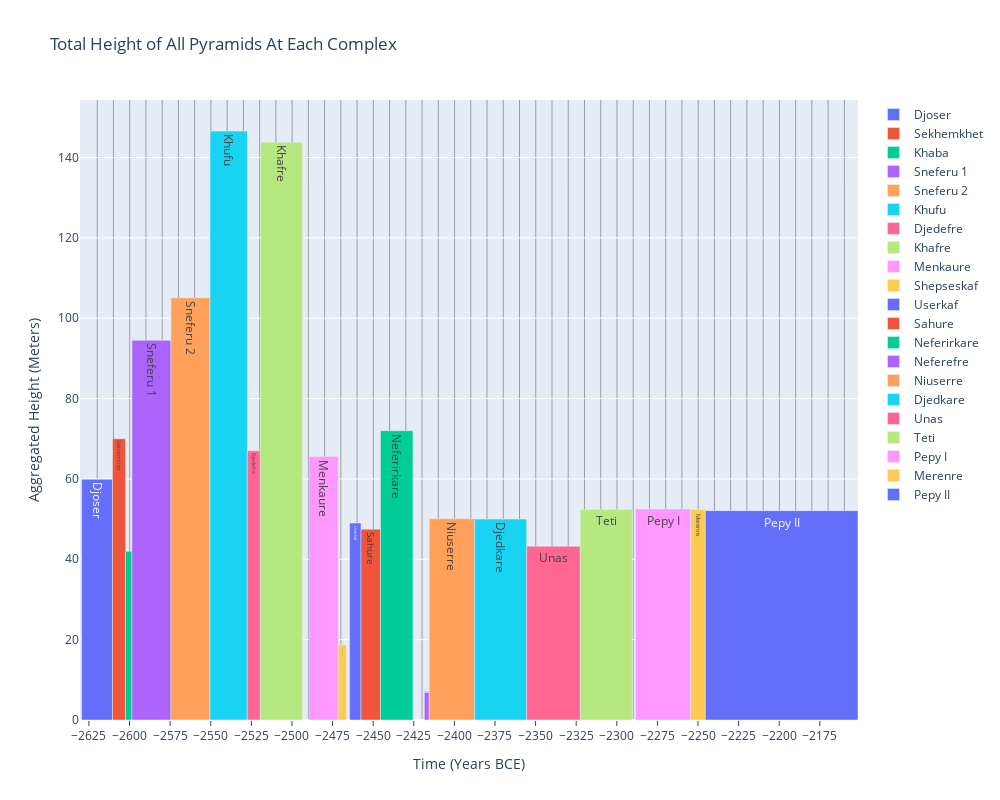

This figure's notebook cell:
### Code cell
import plotly.graph_objects as go

# Get the groups with relevant data
com_heights = tl.groupby(['pyramid_complex', 'start_of_reign', 'end_of_reign', 'length_of_reign'], sort=False, as_index=False)['height'].sum()
com_heights['start_of_reign'] = -com_heights['start_of_reign']
com_heights['end_of_reign'] = -com_heights['end_of_reign']

# Select random colors for each complex
# String below copied from the output of an error, which listed valid CSS colors
colors = 'aliceblue, antiquewhite, aqua, aquamarine, azure, beige, bisque, black, blanchedalmond, blue, blueviolet, brown, burlywood, cadetblue, chartreuse, chocolate, coral, cornflowerblue, cornsilk, crimson, cyan, darkblue, darkcyan, darkgoldenrod, darkgray, darkgrey, darkgreen, darkkhaki, darkmagenta, darkolivegreen, darkorange, darkorchid, darkred, darksalmon, darkseagreen, darkslateblue, darkslategray, darkslategrey, darkturquoise, darkviolet, deeppink, deepskyblue, dimgray, dimgrey, dodgerblue, firebrick, floralwhite, forestgreen, fuchsia, gainsboro, ghostwhite, gold, goldenrod, gray, grey, green, greenyellow, honeydew, hotpink, indianred, indigo, ivory, khaki, lavender, lavenderblush, lawngreen, lemonchiffon, lightblue, lightcoral, lightcyan, lightgoldenrodyellow, lightgray, lightgrey, lightgreen, lightpink, lightsalmon, lightseagreen, lightskyblue, lightslategray, lightslategrey, lightsteelblue, lightyellow, lime, limegreen, linen, magenta, maroon, mediumaquamarine, mediumblue, mediumorchid, mediumpurple, mediumseagreen, mediumslateblue, mediumspringgreen, mediumturquoise, mediumvioletred, midnightblue, mintcream, mistyrose, moccasin, navajowhite, navy, oldlace, olive, olivedrab, orange, orangered, orchid, palegoldenrod, palegreen, paleturquoise, palevioletred, papayawhip, peachpuff, peru, pink, plum, powderblue, purple, red, rosybrown, royalblue, rebeccapurple, saddlebrown, salmon, sandybrown, seagreen, seashell, sienna, silver, skyblue, slateblue, slategray, slategrey, snow, springgreen, steelblue, tan, teal, thistle, tomato, turquoise, violet, wheat, white, whitesmoke, yellow, yellowgreen'.split(', ')
choices = np.random.default_rng().choice(len(colors), len(com_heights), replace=False)

# Create figure
figure = go.Figure()
'''
# This adds the bars in a single trace, which doesn't work well with the legend, which
# expects a trace for each bar.
figure.add_trace(
    go.Bar(
        x=com_heights['start_of_reign'],
        y=com_heights['height'],
        width=com_heights['length_of_reign'],
        text=com_heights['pyramid_complex'],
        offset=0.5,
        marker=dict(
            color=choices,
            colorscale=colors
        )
    )
)'''

# Add each bar individually as a trace
for complex, start, end, reign, height in com_heights.values:
    figure.add_trace(
        go.Bar(
            x=[start],
            y=[height],
            width=[reign],
            text=[complex],
            name=complex,
            offset=0.5,
            customdata=[complex, start, end, reign, height],
            hovertemplate='<br>'.join([
                'Pyramid Complex: %{customdata[0]}',
                'Reign: %{customdata[1]} - %{customdata[2]} BCE',
                'Length of Reign: %{customdata[3]} Years',
                'Agg. Height: %{customdata[4]} m',
                '<extra></extra>'
            ])
        )
    )
figure.update_xaxes(
    title_text='Time (Years BCE)',
    minor={'showgrid': True, 'dtick': 10, 'tick0': 0.1})
figure.update_yaxes(title_text='Aggregated Height (Meters)')
figure.update_layout(
    autosize=False,
    width=1000,
    height=800,
    title={'text': 'Total Height of All Pyramids At Each Complex'},
    xaxis={
        'tickvals': [i for i in range(-2700, -2100, 25)],
        'tickmode': 'array',
        'showticklabels': True,
        'ticks': 'outside',
        'ticklen': 5
    }
)
figure.show()

# NOTE: Sneferu 3 missing due to absence of start and end values (I think), and 
# not included after the fact because the bar would overlap with Sneferu 2. Figure 
# out a way to resolve this issue (combine all Sneferus?)

# NOTE: They want to see Ibi on this timeline, however his start and end are not listed, so
# he cannot be placed anywhere

# NOTE: Nebka also missing because there is no height listed for his pyramid

### Figure 1 — Plotly figure (JSON) as saved in the notebook; plotly's stock layout.template omitted (floating-point values rounded to 4 significant figures)
{"data": [{"customdata": ["Djoser", -2630, -2611, 19, 59.9], "hovertemplate": "Pyramid Complex: %{customdata[0]}<br>Reign: %{customdata[1]} - %{customdata[2]} BCE<br>Length of Reign: %{customdata[3]} Years<br>Agg. Height: %{customdata[4]} m<br><extra></extra>", "name": "Djoser", "offset": 0.5, "text": ["Djoser"], "type": "bar", "width": [19], "x": [-2630], "y": [59.9]}, {"customdata": ["Sekhemkhet", -2611, -2603, 8, 70], "hovertemplate": "Pyramid Complex: %{customdata[0]}<br>Reign: %{customdata[1]} - %{customdata[2]} BCE<br>Length of Reign: %{customdata[3]} Years<br>Agg. Height: %{customdata[4]} m<br><extra></extra>", "name": "Sekhemkhet", "offset": 0.5, "text": ["Sekhemkhet"], "type": "bar", "width": [8], "x": [-2611], "y": [70]}, {"customdata": ["Khaba", -2603, -2599, 4, 42], "hovertemplate": "Pyramid Complex: %{customdata[0]}<br>Reign: %{customdata[1]} - %{customdata[2]} BCE<br>Length of Reign: %{customdata[3]} Years<br>Agg. Height: %{customdata[4]} m<br><extra></extra>", "name": "Khaba", "offset": 0.5, "text": ["Khaba"], "type": "bar", "width": [4], "x": [-2603], "y": [42]}, {"customdata": ["Sneferu 1", -2599, -2575, 24, 94.5], "hovertemplate": "Pyramid Complex: %{customdata[0]}<br>Reign: %{customdata[1]} - %{customdata[2]} BCE<br>Length of Reign: %{customdata[3]} Years<br>Agg. Height: %{customdata[4]} m<br><extra></extra>", "name": "Sneferu 1", "offset": 0.5, "text": ["Sneferu 1"], "type": "bar", "width": [24], "x": [-2599], "y": [94.5]}, {"customdata": ["Sneferu 2", -2575, -2551, 24, 105.1], "hovertemplate": "Pyramid Complex: %{customdata[0]}<br>Reign: %{customdata[1]} - %{customdata[2]} BCE<br>Length of Reign: %{customdata[3]} Years<br>Agg. Height: %{customdata[4]} m<br><extra></extra>", "name": "Sneferu 2", "offset": 0.5, "text": ["Sneferu 2"], "type": "bar", "width": [24], "x": [-2575], "y": [105.1]}, {"customdata": ["Khufu", -2551, -2528, 23, 146.6], "hovertemplate": "Pyramid Complex: %{customdata[0]}<br>Reign: %{customdata[1]} - %{customdata[2]} BCE<br>Length of Reign: %{customdata[3]} Years<br>Agg. Height: %{customdata[4]} m<br><extra></extra>", "name": "Khufu", "offset": 0.5, "text": ["Khufu"], "type": "bar", "width": [23], "x": [-2551], "y": [146.6]}, {"customdata": ["Djedefre", -2528, -2520, 8, 67], "hovertemplate": "Pyramid Complex: %{customdata[0]}<br>Reign: %{customdata[1]} - %{customdata[2]} BCE<br>Length of Reign: %{customdata[3]} Years<br>Agg. Height: %{customdata[4]} m<br><extra></extra>", "name": "Djedefre", "offset": 0.5, "text": ["Djedefre"], "type": "bar", "width": [8], "x": [-2528], "y": [67]}, {"customdata": ["Khafre", -2520, -2494, 26, 143.8], "hovertemplate": "Pyramid Complex: %{customdata[0]}<br>Reign: %{customdata[1]} - %{customdata[2]} BCE<br>Length of Reign: %{customdata[3]} Years<br>Agg. Height: %{customdata[4]} m<br><extra></extra>", "name": "Khafre", "offset": 0.5, "text": ["Khafre"], "type": "bar", "width": [26], "x": [-2520], "y": [143.8]}, {"customdata": ["Menkaure", -2490, -2472, 18, 65.55], "hovertemplate": "Pyramid Complex: %{customdata[0]}<br>Reign: %{customdata[1]} - %{customdata[2]} BCE<br>Length of Reign: %{customdata[3]} Years<br>Agg. Height: %{customdata[4]} m<br><extra></extra>", "name": "Menkaure", "offset": 0.5, "text": ["Menkaure"], "type": "bar", "width": [18], "x": [-2490], "y": [65.55]}, {"customdata": ["Shepseskaf", -2472, -2467, 5, 18.7], "hovertemplate": "Pyramid Complex: %{customdata[0]}<br>Reign: %{customdata[1]} - %{customdata[2]} BCE<br>Length of Reign: %{customdata[3]} Years<br>Agg. Height: %{customdata[4]} m<br><extra></extra>", "name": "Shepseskaf", "offset": 0.5, "text": ["Shepseskaf"], "type": "bar", "width": [5], "x": [-2472], "y": [18.7]}, {"customdata": ["Userkaf", -2465, -2458, 7, 49], "hovertemplate": "Pyramid Complex: %{customdata[0]}<br>Reign: %{customdata[1]} - %{customdata[2]} BCE<br>Length of Reign: %{customdata[3]} Years<br>Agg. Height: %{customdata[4]} m<br><extra></extra>", "name": "Userkaf", "offset": 0.5, "text": ["Userkaf"], "type": "bar", "width": [7], "x": [-2465], "y": [49]}, {"customdata": ["Sahure", -2458, -2446, 12, 47.5], "hovertemplate": "Pyramid Complex: %{customdata[0]}<br>Reign: %{customdata[1]} - %{customdata[2]} BCE<br>Length of Reign: %{customdata[3]} Years<br>Agg. Height: %{customdata[4]} m<br><extra></extra>", "name": "Sahure", "offset": 0.5, "text": ["Sahure"], "type": "bar", "width": [12], "x": [-2458], "y": [47.5]}, {"customdata": ["Neferirkare", -2446, -2426, 20, 72], "hovertemplate": "Pyramid Complex: %{customdata[0]}<br>Reign: %{customdata[1]} - %{customdata[2]} BCE<br>Length of Reign: %{customdata[3]} Years<br>Agg. Height: %{customdata[4]} m<br><extra></extra>", "name": "Neferirkare", "offset": 0.5, "text": ["Neferirkare"], "type": "bar", "width": [20], "x": [-2446], "y": [72]}, {"customdata": ["Neferefre", -2419, -2416, 3, 6.85], "hovertemplate": "Pyramid Complex: %{customdata[0]}<br>Reign: %{customdata[1]} - %{customdata[2]} BCE<br>Length of Reign: %{customdata[3]} Years<br>Agg. Height: %{customdata[4]} m<br><extra></extra>", "name": "Neferefre", "offset": 0.5, "text": ["Neferefre"], "type": "bar", "width": [3], "x": [-2419], "y": [6.85]}, {"customdata": ["Niuserre", -2416, -2388, 28, 50.1], "hovertemplate": "Pyramid Complex: %{customdata[0]}<br>Reign: %{customdata[1]} - %{customdata[2]} BCE<br>Length of Reign: %{customdata[3]} Years<br>Agg. Height: %{customdata[4]} m<br><extra></extra>", "name": "Niuserre", "offset": 0.5, "text": ["Niuserre"], "type": "bar", "width": [28], "x": [-2416], "y": [50.1]}, {"customdata": ["Djedkare", -2388, -2356, 32, 50], "hovertemplate": "Pyramid Complex: %{customdata[0]}<br>Reign: %{customdata[1]} - %{customdata[2]} BCE<br>Length of Reign: %{customdata[3]} Years<br>Agg. Height: %{customdata[4]} m<br><extra></extra>", "name": "Djedkare", "offset": 0.5, "text": ["Djedkare"], "type": "bar", "width": [32], "x": [-2388], "y": [50]}, {"customdata": ["Unas", -2356, -2323, 33, 43.23], "hovertemplate": "Pyramid Complex: %{customdata[0]}<br>Reign: %{customdata[1]} - %{customdata[2]} BCE<br>Length of Reign: %{customdata[3]} Years<br>Agg. Height: %{customdata[4]} m<br><extra></extra>", "name": "Unas", "offset": 0.5, "text": ["Unas"], "type": "bar", "width": [33], "x": [-2356], "y": [43.23]}, {"customdata": ["Teti", -2323, -2291, 32, 52.4], "hovertemplate": "Pyramid Complex: %{customdata[0]}<br>Reign: %{customdata[1]} - %{customdata[2]} BCE<br>Length of Reign: %{customdata[3]} Years<br>Agg. Height: %{customdata[4]} m<br><extra></extra>", "name": "Teti", "offset": 0.5, "text": ["Teti"], "type": "bar", "width": [32], "x": [-2323], "y": [52.4]}, {"customdata": ["Pepy I", -2289, -2255, 34, 52.5], "hovertemplate": "Pyramid Complex: %{customdata[0]}<br>Reign: %{customdata[1]} - %{customdata[2]} BCE<br>Length of Reign: %{customdata[3]} Years<br>Agg. Height: %{customdata[4]} m<br><extra></extra>", "name": "Pepy I", "offset": 0.5, "text": ["Pepy I"], "type": "bar", "width": [34], "x": [-2289], "y": [52.5]}, {"customdata": ["Merenre", -2255, -2246, 9, 52.4], "hovertemplate": "Pyramid Complex: %{customdata[0]}<br>Reign: %{customdata[1]} - %{customdata[2]} BCE<br>Length of Reign: %{customdata[3]} Years<br>Agg. Height: %{customdata[4]} m<br><extra></extra>", "name": "Merenre", "offset": 0.5, "text": ["Merenre"], "type": "bar", "width": [9], "x": [-2255], "y": [52.4]}, {"customdata": ["Pepy II", -2246, -2152, 94, 52.1], "hovertemplate": "Pyramid Complex: %{customdata[0]}<br>Reign: %{customdata[1]} - %{customdata[2]} BCE<br>Length of Reign: %{customdata[3]} Years<br>Agg. Height: %{customdata[4]} m<br><extra></extra>", "name": "Pepy II", "offset": 0.5, "text": ["Pepy II"], "type": "bar", "width": [94], "x": [-2246], "y": [52.1]}], "layout": {"autosize": false, "height": 800, "title": {"text": "Total Height of All Pyramids At Each Complex"}, "width": 1000, "xaxis": {"minor": {"dtick": 10, "showgrid": true, "tick0": 0.1}, "showticklabels": true, "ticklen": 5, "tickmode": "array", "ticks": "outside", "tickvals": [-2700, -2675, -2650, -2625, -2600, -2575, -2550, -2525, -2500, -2475, -2450, -2425, -2400, -2375, -2350, -2325, -2300, -2275, -2250, -2225, -2200, -2175, -2150, -2125], "title": {"text": "Time (Years BCE)"}}, "yaxis": {"title": {"text": "Aggregated Height (Meters)"}}}}
